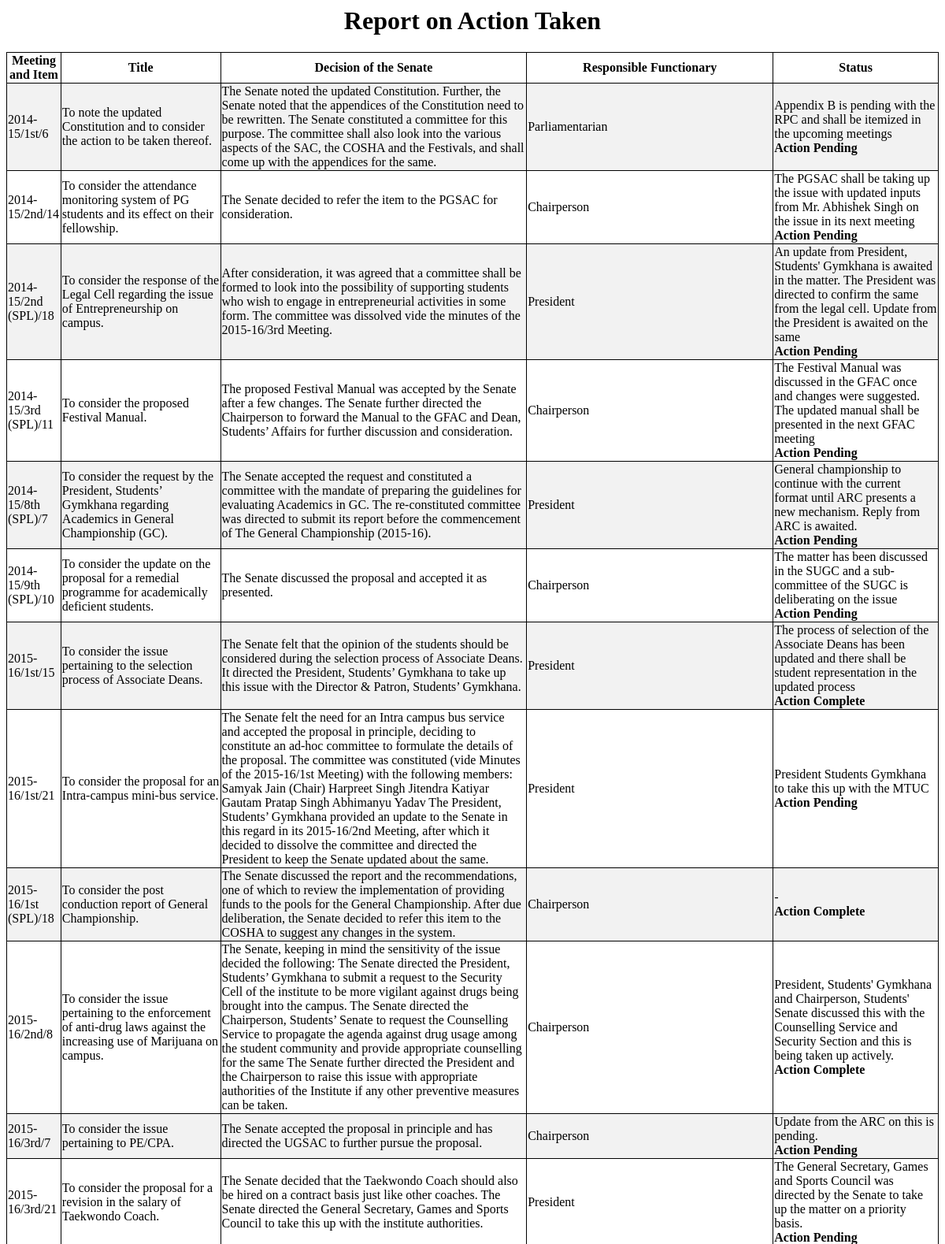
The app's page /ATR/ (upper part) with its own data.
### ATRitems/models.py (models this page shows)
class Item(models.Model):
	year_no = models.CharField(max_length=200)
	meeting_no = models.CharField(max_length=200)
	agenda_no = models.IntegerField()
	agenda_item = models.TextField()
	decision_taken = models.TextField()
	functionary = models.ManyToManyField(User)
	status = models.TextField()
	is_complete = models.BooleanField(default = False)
	def __str__(self):
		return self.year_no + "/" + self.meeting_no + "/" + str(self.agenda_no)

### ATRitems/views.py (the view)
def index(request):
	pending_item_list = Item.objects.order_by('year_no')[:]
	template = loader.get_template('ATRitems/index.html')
	context = { 'pending_item_list' : pending_item_list, }
	return HttpResponse(template.render(context,request))

### ATRitems/templates/ATRitems/index.html
{% load static %}
<link rel="stylesheet" type="text/css" href="{% static 'ATRitems/style.css' %}">
<h1> Report on Action Taken </h1>
{% if pending_item_list %}
	<table>
		<tr>
		<th> Meeting and Item </th>
		<th> Title </th>
		<th> Decision of the Senate</th>
		<th> Responsible Functionary </th>
		<th> Status </th>
		</tr>
		{% for item in pending_item_list %}
		<tr>
			<td> {{item}} </td>
			<td> {{item.agenda_item}} </td>
			<td> {{item.decision_taken}} </td>
			<td> {% for user in item.functionary.all %} {{user}} </br> {% endfor %} </td>
		{% if item.is_complete %}
		<td> {{item.status}} </br> <b>Action Complete </b>  </td>
		{% else %}
		<td> {{item.status}} </br> <b>Action Pending </b> </td>
		{% endif %}
		</tr>
		{% endfor %}
	</table>
{% else %}
	<p>No items</p>
{% endif %}

### ATRitems/static/ATRitems/style.css (style rules this page uses)
tr:nth-child(even) { background-color: #f2f2f2; }
table { border-collapse: collapse; }
h1 { text-align:center; }
table, th, td { border: 1px solid black; }

### records on screen
Item: year_no+meeting_no+agenda_no "2014-15/1st/6", agenda_item "To note the updated Constitution and to consider the action to be taken thereof.", decision_taken "The Senate noted the updated Constitution. Further, the Senate noted that the appendices of the Constitution need to be rewritten. The Senate constituted a committee for this purpose. The committee shall also look into the various aspects of the SAC, the COSHA and the Festivals, and shall come up with the appendices for the same.", status "Appendix B is pending with the RPC and shall be itemized in the upcoming meetings"
Item: year_no+meeting_no+agenda_no "2014-15/2nd/14", agenda_item "To consider the attendance monitoring system of PG students and its effect on their fellowship.", decision_taken "The Senate decided to refer the item to the PGSAC for consideration.", status "The PGSAC shall be taking up the issue with updated inputs from Mr. Abhishek Singh on the issue in its next meeting"
Item: year_no+meeting_no+agenda_no "2014-15/2nd (SPL)/18", agenda_item "To consider the response of the Legal Cell regarding the issue of Entrepreneurship on campus.", decision_taken "After consideration, it was agreed that a committee shall be formed to look into the possibility of supporting students who wish to engage in entrepreneurial activities in some form. The committee was dissolved vide the minutes of the 2015-16/3rd Meeting.", status "An update from President, Students' Gymkhana is awaited in the matter. The President was directed to confirm the same from the legal cell. Update from the President is awaited on the same"
Item: year_no+meeting_no+agenda_no "2014-15/3rd (SPL)/11", agenda_item "To consider the proposed Festival Manual.", decision_taken "The proposed Festival Manual was accepted by the Senate after a few changes. The Senate further directed the Chairperson to forward the Manual to the GFAC and Dean, Students’ Affairs for further discussion and consideration.", status "The Festival Manual was discussed in the GFAC once and changes were suggested. The updated manual shall be presented in the next GFAC meeting"
Item: year_no+meeting_no+agenda_no "2014-15/8th (SPL)/7", agenda_item "To consider the request by the President, Students’ Gymkhana regarding Academics in General Championship (GC).", decision_taken "The Senate accepted the request and constituted a committee with the mandate of preparing the guidelines for evaluating Academics in GC. The re-constituted committee was directed to submit its report before the commencement of The General Championship (2015-16).", status "General championship to continue with the current format until ARC presents a new mechanism. Reply from ARC is awaited."
Item: year_no+meeting_no+agenda_no "2014-15/9th (SPL)/10", agenda_item "To consider the update on the proposal for a remedial programme for academically deficient students.", decision_taken "The Senate discussed the proposal and accepted it as presented.", status "The matter has been discussed in the SUGC and a sub-committee of the SUGC is deliberating on the issue"
Item: year_no+meeting_no+agenda_no "2015-16/1st/15", agenda_item "To consider the issue pertaining to the selection process of Associate Deans.", decision_taken "The Senate felt that the opinion of the students should be considered during the selection process of Associate Deans. It directed the President, Students’ Gymkhana to take up this issue with the Director & Patron, Students’ Gymkhana.", status "The process of selection of the Associate Deans has been updated and there shall be student representation in the updated process"
Item: year_no+meeting_no+agenda_no "2015-16/1st/21", agenda_item "To consider the proposal for an Intra-campus mini-bus service.", decision_taken "The Senate felt the need for an Intra campus bus service and accepted the proposal in principle, deciding to constitute an ad-hoc committee to formulate the details of the proposal. The committee was constituted (vide Minutes of the 2015-16/1st Meeting) with the following members: Samyak Jain (Chair) Harpreet Singh Jitendra Katiyar Gautam Pratap Singh Abhimanyu Yadav The President, Students’ Gymkhana provided an update to the Senate in this regard in its 2015-16/2nd Meeting, after which it decided to dissolve the committee and directed the President to keep the Senate updated about the same.", status "President Students Gymkhana to take this up with the MTUC"
Item: year_no+meeting_no+agenda_no "2015-16/1st (SPL)/18", agenda_item "To consider the post conduction report of General Championship.", decision_taken "The Senate discussed the report and the recommendations, one of which to review the implementation of providing funds to the pools for the General Championship. After due deliberation, the Senate decided to refer this item to the COSHA to suggest any changes in the system.", status "-"
Item: year_no+meeting_no+agenda_no "2015-16/2nd/8", agenda_item "To consider the issue pertaining to the enforcement of anti-drug laws against the increasing use of Marijuana on campus.", decision_taken "The Senate, keeping in mind the sensitivity of the issue decided the following: The Senate directed the President, Students’ Gymkhana to submit a request to the Security Cell of the institute to be more vigilant against drugs being brought into the campus. The Senate directed the Chairperson, Students’ Senate to request the Counselling Service to propagate the agenda against drug usage among the student community and provide appropriate counselling for the same The Senate further directed the President and the Chairperson to raise this issue with appropriate authorities of the Institute if any other preventive measures can be taken.", status "President, Students' Gymkhana and Chairperson, Students' Senate discussed this with the Counselling Service and Security Section and this is being taken up actively."
Item: year_no+meeting_no+agenda_no "2015-16/3rd/7", agenda_item "To consider the issue pertaining to PE/CPA.", decision_taken "The Senate accepted the proposal in principle and has directed the UGSAC to further pursue the proposal.", status "Update from the ARC on this is pending."
Item: year_no+meeting_no+agenda_no "2015-16/3rd/21", agenda_item "To consider the proposal for a revision in the salary of Taekwondo Coach.", decision_taken "The Senate decided that the Taekwondo Coach should also be hired on a contract basis just like other coaches. The Senate directed the General Secretary, Games and Sports Council to take this up with the institute authorities.", status "The General Secretary, Games and Sports Council was directed by the Senate to take up the matter on a priority basis."

### other values on screen
{{ user }} "Parliamentarian"
{{ user }} "Chairperson"
{{ user }} "President"
